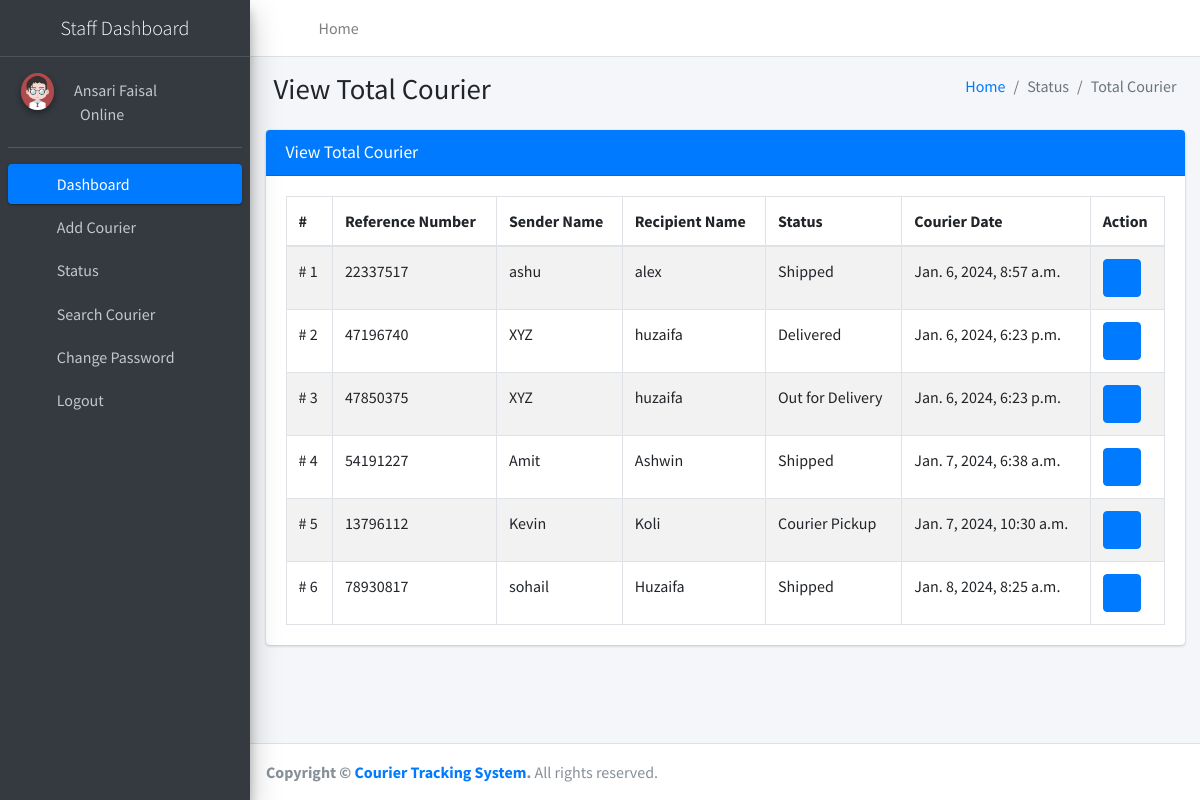
The page /stafftotalCourier (signed in) on the database its author committed.
### courier/models.py (models this page shows, shortened)
class Courier(models.Model):
    RefNumber = models.CharField(max_length=100, null=True)
    SenderBranch = models.ForeignKey(Branch, on_delete=models.CASCADE, null=True)
    SenderName = models.CharField(max_length=250, null=True)
    SenderContactnumber = models.CharField(max_length=12, null=True)
    SenderAddress = models.CharField(max_length=250, null=True)
    SenderCity = models.CharField(max_length=150, null=True)
    SenderState = models.CharField(max_length=150, null=True)
    SenderPincode = models.CharField(max_length=6, null=True)
    SenderCountry = models.CharField(max_length=250, null=True)
    RecipientName = models.CharField(max_length=250, null=True)
    RecipientContactnumber = models.CharField(max_length=12, null=True)
    RecipientAddress = models.CharField(max_length=250, null=True)
    RecipientCity = models.CharField(max_length=150, null=True)
    RecipientState = models.CharField(max_length=150, null=True)
    RecipientPincode = models.CharField(max_length=6, null=True)
    RecipientCountry = models.CharField(max_length=150, null=True)
    CourierDes = models.CharField(max_length=250, null=True)
    ParcelWeight = models.CharField(max_length=150, null=True)
    ParcelDimensionlen = models.CharField(max_length=150, null=True)
    ParcelDimensionwidth = models.CharField(max_length=150, null=True)
    ParcelDimensionheight = models.CharField(max_length=150, null=True)
    ParcelPrice = models.CharField(max_length=150, null=True)
    Status = models.CharField(max_length=100, null=True)
    CourierDate = models.DateTimeField(auto_now_add=True)

### courier/views.py (the view)
# urls.py: path('stafftotalCourier', stafftotalCourier, name='stafftotalCourier'),
def stafftotalCourier(request):
    if not request.user.is_authenticated:
        return redirect('staff_login')
    user = User.objects.get(id=request.user.id)
    staff = Staff.objects.get(user=user)
    courier = Courier.objects.all()
    return render(request, 'staff/stafftotalCourier.html', locals())

### courier/templates/staff/stafftotalCourier.html
{% extends 'staffNavbar.html' %}
{% block main %}
{% load static %}
<section class="content">
    <div class="content-header">
        <div class="container-fluid">
            <div class="row mb-2">
                <div class="col-sm-6">
                    <h1 class="m-0">View Total Courier</h1>
                </div>
                <div class="col-sm-6">
                    <ol class="breadcrumb float-sm-right">
                        <li class="breadcrumb-item"><a href="{% url 'staffdashboard' %}">Home</a></li>
                        <li class="breadcrumb-item active">Status</li>
                        <li class="breadcrumb-item active">Total Courier</li>
                    </ol>
                </div>
            </div>
        </div>
    </div>
    <div class="container-fluid">
        <div class="row">
            <div class="col-md-12">
                <div class="card card-primary">
                    <div class="card-header">
                        <h3 class="card-title">View Total Courier</h3>
                    </div>
                    <div class="card-body">
                        <table id="example1" class="table table-bordered table-striped">
                            <thead>
                            <tr>
                                <th>#</th>
                                <th>Reference Number</th>
                                <th>Sender Name</th>
                                <th>Recipient Name</th>
                                <th>Status</th>
                                <th>Courier Date</th>
                                <th>Action</th>
                            </tr>
                            </thead>
                            <tbody>
                            {% for i in courier %}
                            <tr>
                                <td># {{forloop.counter}}</td>
                                <td>{{i.RefNumber}}</td>
                                <td>{{i.SenderName}}</td>
                                <td>{{i.RecipientName}}</td>
                                <td>{{i.Status}}</td>
                                <td>{{i.CourierDate}}</td>
                                <td>
                                    <div class="btn-group">
                                        <a class="btn btn-primary" href="{% url 'staffviewCourierDetails' i.id %}"><i class="fa fa-eye"></i></a>
                                    </div>
                                </td>
                            </tr>
                            {% endfor %}
                            </tbody>
                        </table>
                    </div>
                </div>
            </div>
        </div>
    </div>
</section>
{% endblock %}

### courier/templates/staffNavbar.html (shortened to what this page needs)
{% load static %}
<!DOCTYPE html>
<html lang="en">
<head>
<link rel="stylesheet"
	href="{% static 'plugins/fontawesome-free/css/all.min.css' %}">
<link rel="stylesheet"
	href="https://code.ionicframework.com/ionicons/2.0.1/css/ionicons.min.css">
<link rel="stylesheet"
	href="{% static 'plugins/tempusdominus-bootstrap-4/css/tempusdominus-bootstrap-4.min.css' %}">
<link rel="stylesheet"
	href="{% static 'plugins/icheck-bootstrap/icheck-bootstrap.min.css' %}">
<link rel="stylesheet" href="{% static 'plugins/jqvmap/jqvmap.min.css' %}">
<link rel="stylesheet" href="{% static 'dist/css/adminlte.min.css' %}">
<link rel="stylesheet"
	href="{% static 'plugins/overlayScrollbars/css/OverlayScrollbars.min.css' %}">
<link rel="stylesheet"
	href="{% static 'plugins/daterangepicker/daterangepicker.css' %}">
<link rel="stylesheet"
	href="{% static 'plugins/summernote/summernote-bs4.min.css' %}">
</head>
<body class="hold-transition sidebar-mini layout-fixed">
	<div class="wrapper">
		<nav
			class="main-header navbar navbar-expand navbar-white navbar-light">
			<ul class="navbar-nav">
				<li class="nav-item"><a class="nav-link" data-widget="pushmenu"
					href="#" role="button"><i class="fas fa-bars"></i></a></li>
				<li class="nav-item d-none d-sm-inline-block"><a
					href="{% url 'staffdashboard' %}" class="nav-link">Home</a></li>
			</ul>
			<ul class="navbar-nav ml-auto">
				<li class="nav-item"><a class="nav-link"
					data-widget="fullscreen" href="#" role="button"> <i
						class="fas fa-expand-arrows-alt"></i>
				</a></li>
				<li class="nav-item"><a class="nav-link"
					data-widget="control-sidebar" data-controlsidebar-slide="true"
					href="#" role="button"> <i class="fas fa-th-large"></i>
				</a></li>
			</ul>
		</nav>
		<aside class="main-sidebar sidebar-dark-primary elevation-4">
			<a href="#" class="brand-link">
				<center><span class="brand-text font-weight-light">Staff Dashboard</span></center>
			</a>
			<div class="sidebar">
				<div class="user-panel mt-3 pb-3 mb-3 d-flex">
					<div class="image">
						<img src="{% static 'dist/img/user2-160x160.jpg' %}"
							class="img-circle elevation-2" alt="User Image">
					</div>
					<div class="info">
						<a href="{% url 'profile' %}">&nbsp;&nbsp; {{request.user.first_name}}</a>
						<br>
						<a href="#"><i class="fa fa-circle text-success"></i> Online</a>
					</div>
				</div>
				<nav class="mt-2">
					<ul class="nav nav-pills nav-sidebar flex-column"
						data-widget="treeview" role="menu" data-accordion="false">
						<li class="nav-item"><a href="{% url 'staffdashboard' %}"
							class="nav-link active"> <i
								class="nav-icon fas fa-tachometer-alt"></i>
								<p>Dashboard</p>
						</a></li>
						<li class="nav-item"><a href="{% url 'addCourier' %}"
							class="nav-link"> <i class="nav-icon fas fa-plus"></i>
								<p>Add Courier</p>
						</a></li>
						<li class="nav-item"><a href="#" class="nav-link"> <i
								class="nav-icon fas fa-tree"></i>
								<p>
									Status <i class="fas fa-angle-left right"></i>
								</p>
						</a>
						</li>
						<li class="nav-item"><a href="{% url 'searchCourier' %}"
							class="nav-link"> <i class="nav-icon fas fa-search"></i>
								<p>Search Courier</p>
						</a></li>
						<li class="nav-item"><a href="{% url 'staffchangePassword' %}"
							class="nav-link"> <i class="nav-icon fas fa-cogs"></i>
								<p>Change Password</p>
						</a></li>
						<li class="nav-item"><a href="/logout" class="nav-link">
								<i class="nav-icon fas fa-power-off"></i>
								<p>Logout</p>
						</a></li>
					</ul>
				</nav>
			</div>
		</aside>
		<div class="content-wrapper">
			{% block main %}
			{% endblock %}
		</div>
		<footer class="main-footer">
			<strong>Copyright &copy; <a href="#">Courier Tracking System</a>.
			</strong> All rights reserved.
		</footer>
	</div>
</body>
</html>

### rows shown on the page
Courier: RefNumber "22337517", SenderName "ashu", RecipientName "alex", Status "Shipped", CourierDate "Jan. 6, 2024, 8:57 a.m."
Courier: RefNumber "47196740", SenderName "XYZ", RecipientName "huzaifa", Status "Delivered", CourierDate "Jan. 6, 2024, 6:23 p.m."
Courier: RefNumber "47850375", SenderName "XYZ", RecipientName "huzaifa", Status "Out for Delivery", CourierDate "Jan. 6, 2024, 6:23 p.m."
Courier: RefNumber "54191227", SenderName "Amit", RecipientName "Ashwin", Status "Shipped", CourierDate "Jan. 7, 2024, 6:38 a.m."
Courier: RefNumber "13796112", SenderName "Kevin", RecipientName "Koli", Status "Courier Pickup", CourierDate "Jan. 7, 2024, 10:30 a.m."
Courier: RefNumber "78930817", SenderName "sohail", RecipientName "Huzaifa", Status "Shipped", CourierDate "Jan. 8, 2024, 8:25 a.m."

### other values the page prints
{{ request.user.first_name }} "Ansari Faisal"
